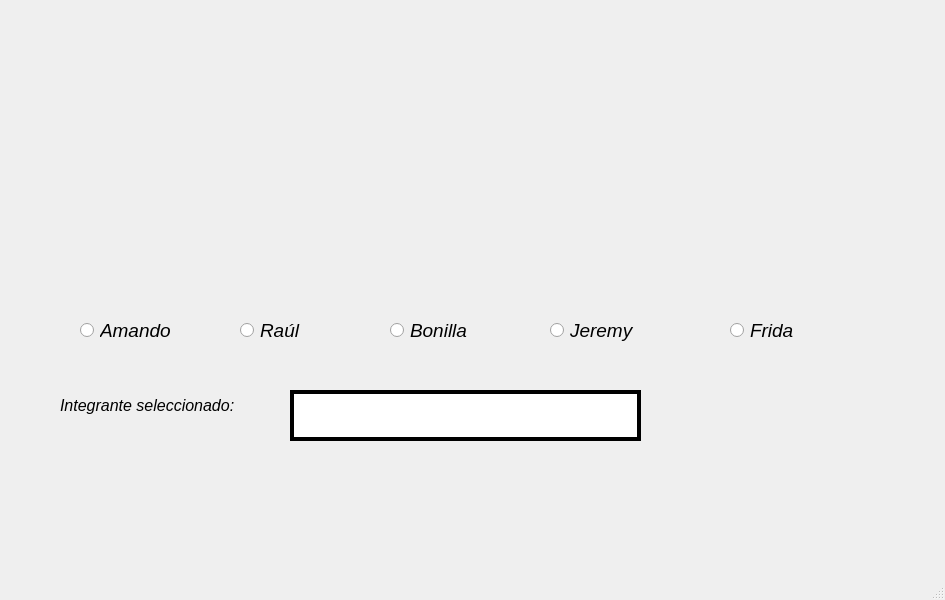
<?xml version="1.0" encoding="UTF-8"?>
<ui version="4.0">
 <class>MainWindow</class>
 <widget class="QMainWindow" name="MainWindow">
  <property name="geometry">
   <rect>
    <x>0</x>
    <y>0</y>
    <width>945</width>
    <height>600</height>
   </rect>
  </property>
  <property name="windowTitle">
   <string>MainWindow</string>
  </property>
  <widget class="QWidget" name="centralwidget">
   <widget class="QLabel" name="label_3">
    <property name="geometry">
     <rect>
      <x>30</x>
      <y>-40</y>
      <width>251</width>
      <height>221</height>
     </rect>
    </property>
    <property name="font">
     <font>
      <pointsize>16</pointsize>
      <weight>75</weight>
      <bold>true</bold>
     </font>
    </property>
    <property name="styleSheet">
     <string notr="true">border-image: url(:/Logos/ingenieria logo.png);</string>
    </property>
    <property name="text">
     <string>&lt;html&gt;&lt;head/&gt;&lt;body&gt;&lt;p&gt;&lt;br/&gt;&lt;/p&gt;&lt;/body&gt;&lt;/html&gt;</string>
    </property>
   </widget>
   <widget class="QLabel" name="label">
    <property name="geometry">
     <rect>
      <x>710</x>
      <y>10</y>
      <width>211</width>
      <height>101</height>
     </rect>
    </property>
    <property name="styleSheet">
     <string notr="true">border-image: url(:/Logos/uat logo.jpg);</string>
    </property>
    <property name="text">
     <string/>
    </property>
   </widget>
   <widget class="QLabel" name="label_8">
    <property name="geometry">
     <rect>
      <x>740</x>
      <y>400</y>
      <width>181</width>
      <height>161</height>
     </rect>
    </property>
    <property name="styleSheet">
     <string notr="true">border-image: url(:/Logos/logo programador.png);</string>
    </property>
    <property name="text">
     <string/>
    </property>
   </widget>
   <widget class="QLabel" name="label_2">
    <property name="geometry">
     <rect>
      <x>60</x>
      <y>390</y>
      <width>291</width>
      <height>31</height>
     </rect>
    </property>
    <property name="font">
     <font>
      <family>MS Sans Serif</family>
      <pointsize>12</pointsize>
      <weight>50</weight>
      <italic>true</italic>
      <bold>false</bold>
     </font>
    </property>
    <property name="text">
     <string>Integrante seleccionado:</string>
    </property>
   </widget>
   <widget class="QTextEdit" name="txt_equipo">
    <property name="geometry">
     <rect>
      <x>290</x>
      <y>390</y>
      <width>351</width>
      <height>51</height>
     </rect>
    </property>
    <property name="font">
     <font>
      <family>MS Sans Serif</family>
      <pointsize>15</pointsize>
      <italic>true</italic>
     </font>
    </property>
    <property name="cursor" stdset="0">
     <cursorShape>BusyCursor</cursorShape>
    </property>
    <property name="styleSheet">
     <string notr="true">border: 4px solid black;
background-color: white;
border_radius: 4px;</string>
    </property>
   </widget>
   <widget class="QLabel" name="label_4">
    <property name="geometry">
     <rect>
      <x>60</x>
      <y>120</y>
      <width>151</width>
      <height>181</height>
     </rect>
    </property>
    <property name="styleSheet">
     <string notr="true">border-image: url(:/Logos/amando xd.jpeg);</string>
    </property>
    <property name="text">
     <string/>
    </property>
   </widget>
   <widget class="QLabel" name="label_5">
    <property name="geometry">
     <rect>
      <x>220</x>
      <y>120</y>
      <width>151</width>
      <height>181</height>
     </rect>
    </property>
    <property name="styleSheet">
     <string notr="true">border-image: url(:/Logos/yo xd.jpg);</string>
    </property>
    <property name="text">
     <string/>
    </property>
   </widget>
   <widget class="QLabel" name="label_6">
    <property name="geometry">
     <rect>
      <x>380</x>
      <y>120</y>
      <width>141</width>
      <height>181</height>
     </rect>
    </property>
    <property name="styleSheet">
     <string notr="true">border-image: url(:/Logos/bonillas.jpeg);</string>
    </property>
    <property name="text">
     <string/>
    </property>
   </widget>
   <widget class="QLabel" name="label_7">
    <property name="geometry">
     <rect>
      <x>540</x>
      <y>120</y>
      <width>141</width>
      <height>181</height>
     </rect>
    </property>
    <property name="styleSheet">
     <string notr="true">border-image: url(:/Logos/jeremias.jpeg);</string>
    </property>
    <property name="text">
     <string/>
    </property>
   </widget>
   <widget class="QLabel" name="label_9">
    <property name="geometry">
     <rect>
      <x>700</x>
      <y>120</y>
      <width>151</width>
      <height>181</height>
     </rect>
    </property>
    <property name="styleSheet">
     <string notr="true">border-image: url(:/Logos/foto.jpeg);</string>
    </property>
    <property name="text">
     <string/>
    </property>
   </widget>
   <widget class="QRadioButton" name="rb_amando">
    <property name="geometry">
     <rect>
      <x>80</x>
      <y>320</y>
      <width>121</width>
      <height>20</height>
     </rect>
    </property>
    <property name="font">
     <font>
      <family>MS Sans Serif</family>
      <pointsize>14</pointsize>
      <italic>true</italic>
     </font>
    </property>
    <property name="text">
     <string>Amando</string>
    </property>
   </widget>
   <widget class="QRadioButton" name="rb_raul">
    <property name="geometry">
     <rect>
      <x>240</x>
      <y>320</y>
      <width>95</width>
      <height>20</height>
     </rect>
    </property>
    <property name="font">
     <font>
      <family>MS Sans Serif</family>
      <pointsize>14</pointsize>
      <italic>true</italic>
     </font>
    </property>
    <property name="text">
     <string>Raúl</string>
    </property>
   </widget>
   <widget class="QRadioButton" name="rb_bonilla">
    <property name="geometry">
     <rect>
      <x>390</x>
      <y>320</y>
      <width>95</width>
      <height>20</height>
     </rect>
    </property>
    <property name="font">
     <font>
      <family>MS Sans Serif</family>
      <pointsize>14</pointsize>
      <italic>true</italic>
     </font>
    </property>
    <property name="text">
     <string>Bonilla</string>
    </property>
   </widget>
   <widget class="QRadioButton" name="rb_jeremy">
    <property name="geometry">
     <rect>
      <x>550</x>
      <y>320</y>
      <width>131</width>
      <height>21</height>
     </rect>
    </property>
    <property name="font">
     <font>
      <family>MS Sans Serif</family>
      <pointsize>14</pointsize>
      <italic>true</italic>
     </font>
    </property>
    <property name="text">
     <string>Jeremy</string>
    </property>
   </widget>
   <widget class="QRadioButton" name="rb_frida">
    <property name="geometry">
     <rect>
      <x>730</x>
      <y>320</y>
      <width>95</width>
      <height>20</height>
     </rect>
    </property>
    <property name="font">
     <font>
      <family>MS Sans Serif</family>
      <pointsize>14</pointsize>
      <italic>true</italic>
     </font>
    </property>
    <property name="text">
     <string>Frida</string>
    </property>
   </widget>
  </widget>
  <widget class="QMenuBar" name="menubar">
   <property name="geometry">
    <rect>
     <x>0</x>
     <y>0</y>
     <width>945</width>
     <height>26</height>
    </rect>
   </property>
  </widget>
  <widget class="QStatusBar" name="statusbar"/>
 </widget>
 <resources>
  <include location="recursos.qrc"/>
 </resources>
 <connections/>
</ui>
